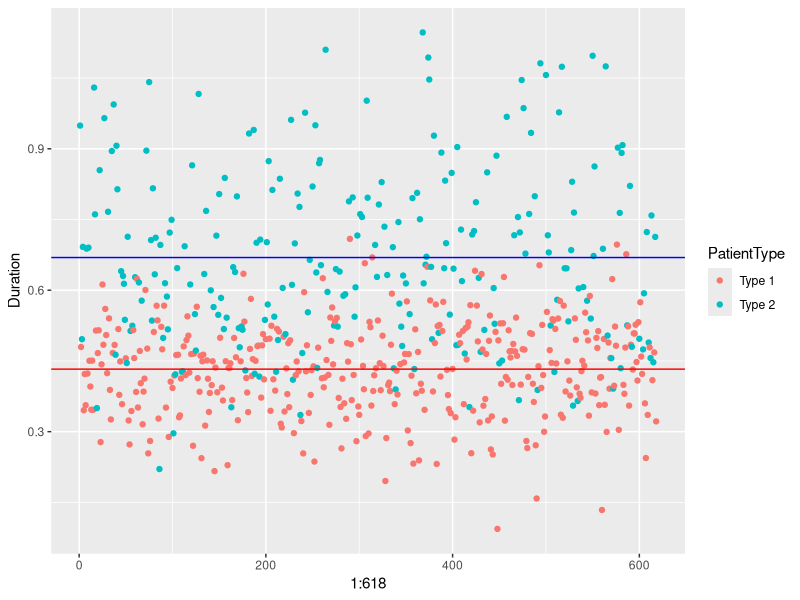
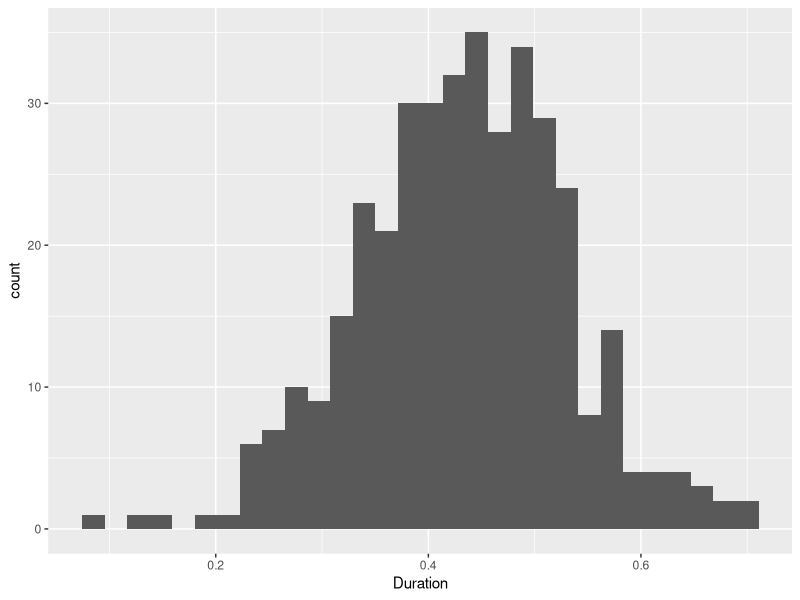
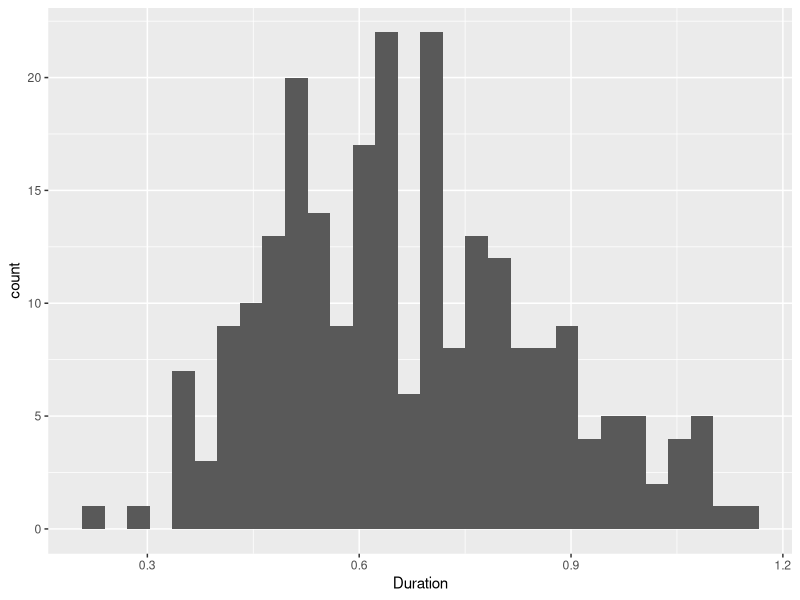
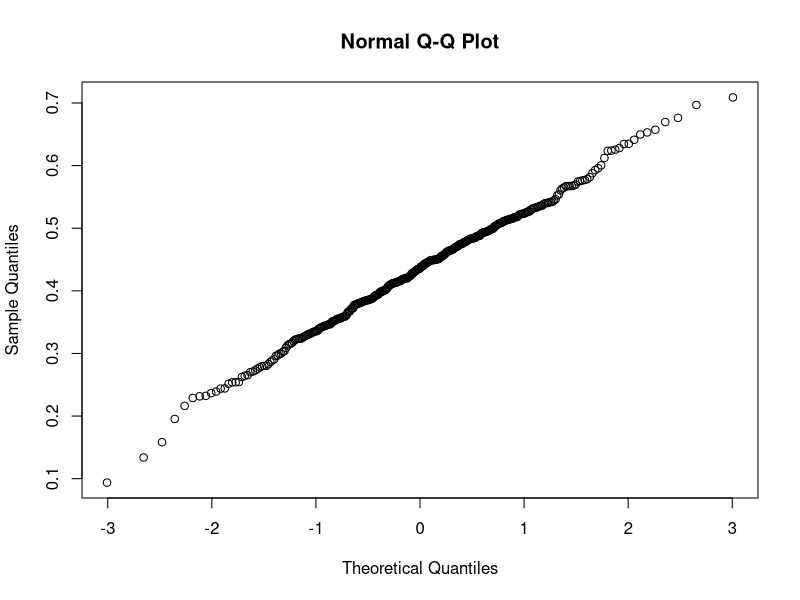
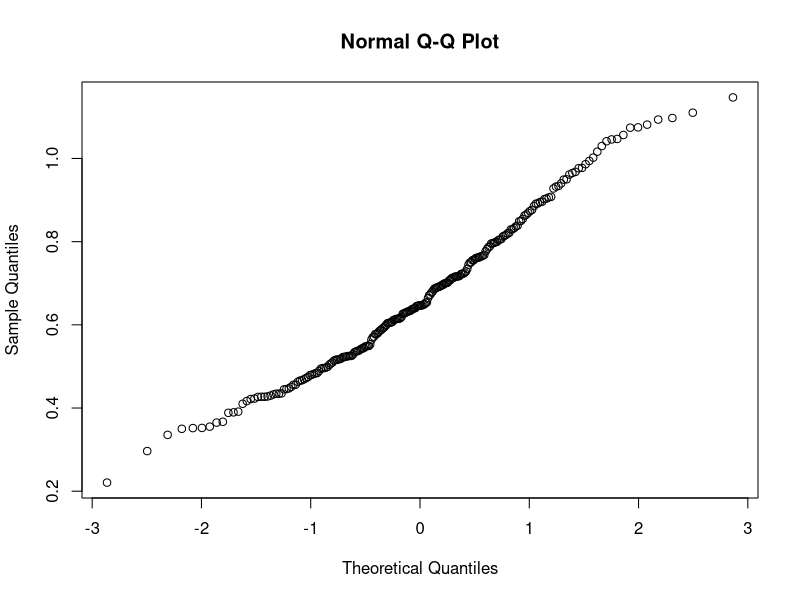
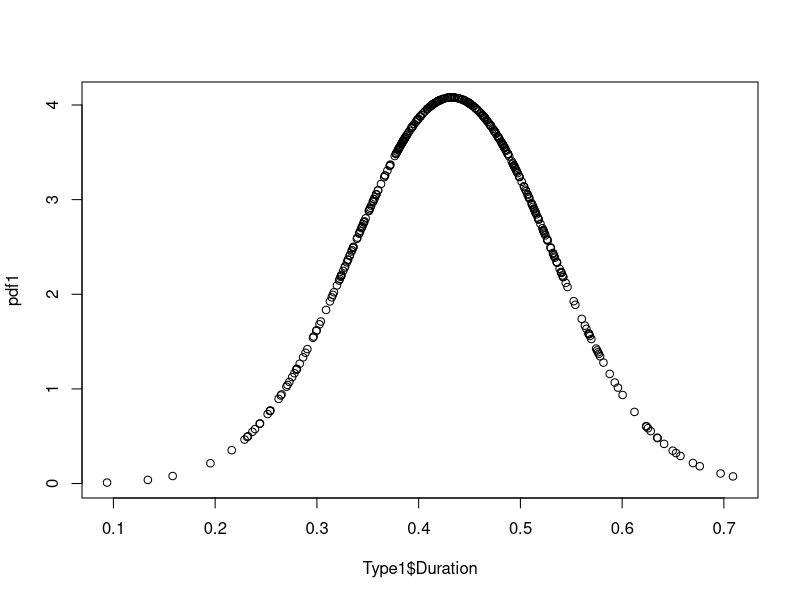
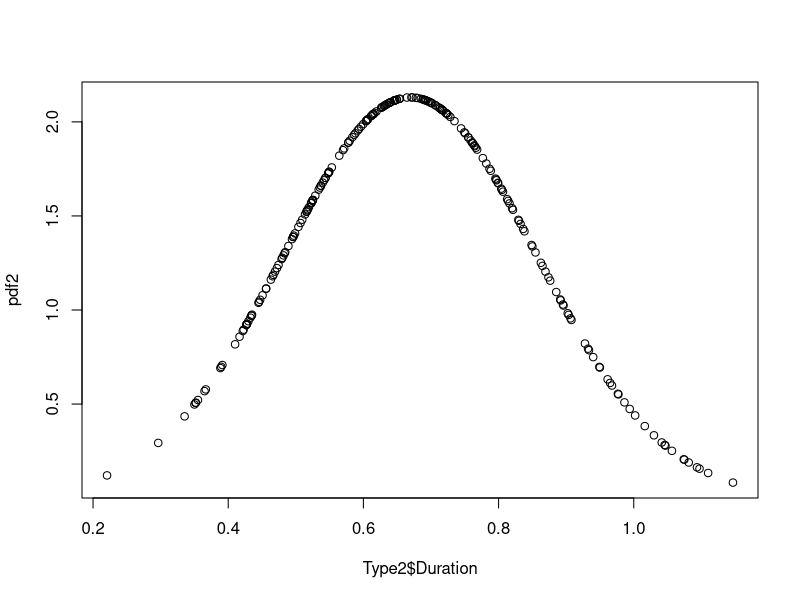
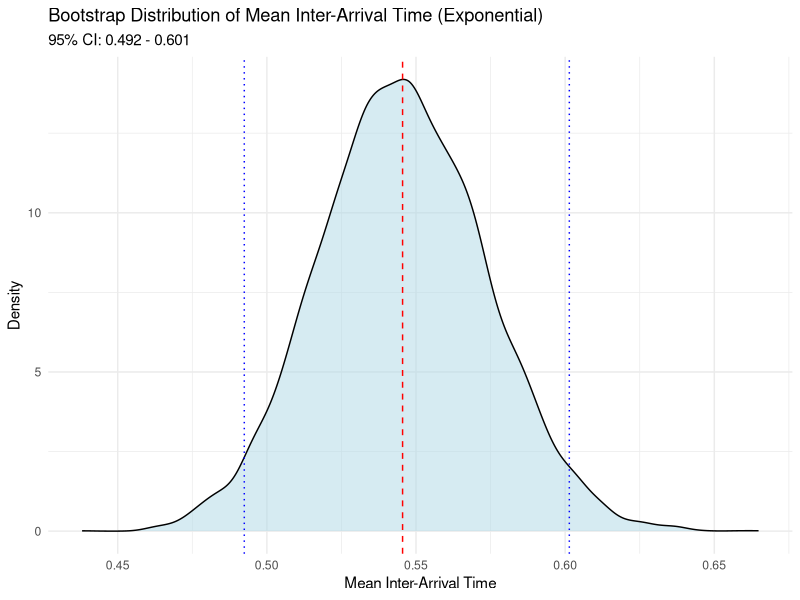

R code for these plots, in order:
rm(list=ls())
library(ggplot2)
library(MASS)
library(tidyverse)
library(zoo)

#Datasets
ScanRecords <- read.csv("ScanRecords.csv")
ScanRecords$Date <- as.Date(ScanRecords$Date)
Type1 <- dplyr::filter(ScanRecords, PatientType=="Type 1") 
Type2 <- dplyr::filter(ScanRecords, PatientType=="Type 2") 


#Duration Scatterplot 
ggplot(ScanRecords, aes(x=1:618, y=Duration, color = PatientType))+
  geom_point() +
  geom_hline(yintercept = mean(Type1$Duration), color = "red") +
  geom_hline(yintercept = mean(Type2$Duration), color = "blue")

#Duration Histogram
ggplot(Type1) + 
  geom_histogram(aes(x = Duration))
ggplot(Type2) + 
  geom_histogram(aes(x = Duration))

#Duration qqplots
qqnorm(Type1$Duration) #This suggests a normal distribution, which corresponds to the information given
qqnorm(Type2$Duration) #This one is bit weird 

#Duration Normal Distribution PDF plot
pdf1 <- dnorm(Type1$Duration, mean=mean(Type1$Duration), sd = sd(Type1$Duration))
plot(Type1$Duration, pdf1)
pdf2 <- dnorm(Type2$Duration, mean=mean(Type2$Duration), sd = sd(Type2$Duration))
plot(Type2$Duration, pdf2)

#Bootstrapping the mean duration for type 2 
X <- Type2$Duration
B <- 1000 

n <- length(X)                                          # Sample size
X.bar <- mean(X)                                        # Sample mean of X
St.Dev <- sd(X)                                         # Standard deviation of X

X.star_mean <- rep(NA, n)
X.star_sd <- rep(NA,n)

for (b in 1:B) {
  J <- sample.int(n, size = n, replace = TRUE)            # Draw the indices J
  X.star <- X[J]                                      # Draw the bootstrap sample
  X.star_mean[b] <- mean(X.star) 
  X.star_sd[b] <- sd(X.star)
}

mean_duration_type2 <- mean(X.star_mean) #these are the variables of interest to us
SD_duration_type2 <- mean(X.star_sd)

# Monte Carlo Study for the type 2 bootstrap mean (this can take long)
N = 2000
B = 500 
bias = rep(NA, N)
for (i in 1:N){
  mc_type2_duration <- rnorm(length(Type2$Duration),
                             mean = mean_duration_type2,
                             sd = SD_duration_type2)
  X.star_mean <- rep(NA, length(Type2$Duration))
  for (b in 1:B){
    J <- sample.int(length(Type2$Duration), size = length(Type2$Duration), replace = TRUE)
    X.star <- mc_type2_duration[J]                                      # Draw the bootstrap sample
    X.star_mean[b] <- mean(X.star) 
  }
  MCbootstrap_mean <- mean(X.star_mean)
  bias[i] <- MCbootstrap_mean - mean(mc_type2_duration)
}
avg_bias = mean(bias) #very low so should be good 


## BOOTSTRAP patient 1 arrival times with interarival times

# Calculate inter-arrival times
Type1 <- Type1 %>%
  group_by(Date) %>%
  mutate(
    InterArrivalTime = Time - lag(Time),  # Standard inter-arrival time within the same day
    FirstOfDay = row_number() == 1        # Flag for the first record of the day
  ) %>%
  ungroup()

# Handle first times of each day
Type1 <- Type1 %>%
  mutate(
    InterArrivalTime = ifelse(
      FirstOfDay,
      # If first record of the day, calculate time difference with lagged time + 9 hours (17,00 - 8,00 = 9,00)
      Time - lag(Time) + 9,
      InterArrivalTime
    )
  )

# Remove remaining NA values (the first time of the first day)
InterArrivalTimes <- Type1$InterArrivalTime[!is.na(Type1$InterArrivalTime)]

# Calculate rate parameter for exponential distribution
lambda <- 1 / mean(InterArrivalTimes)

# Perform bootstrapping based on exponential distribution
B <- 10000  # Number of bootstrap samples
bootstrap_means <- numeric(B)

for (b in seq_len(B)) {
  # Generate bootstrap sample from exponential distribution
  bootstrap_sample <- rexp(length(InterArrivalTimes), rate = lambda)
  bootstrap_means[b] <- mean(bootstrap_sample)
}

# Calculate bootstrapped mean and 95% confidence interval
bootstrapped_mean <- mean(bootstrap_means)
ci <- quantile(bootstrap_means, probs = c(0.025, 0.975))

# Print results
cat("Bootstrapped Mean Inter-Arrival Time (Exponential):", bootstrapped_mean, "\n")
cat("95% Confidence Interval for Mean Inter-Arrival Time (Exponential):", ci, "\n")

# Plot the bootstrap distribution
ggplot(data.frame(bootstrap_means = bootstrap_means), aes(x = bootstrap_means)) +
  geom_density(fill = "lightblue", alpha = 0.5) +
  geom_vline(xintercept = bootstrapped_mean, color = "red", linetype = "dashed") +
  geom_vline(xintercept = ci[1], color = "blue", linetype = "dotted") +
  geom_vline(xintercept = ci[2], color = "blue", linetype = "dotted") +
  labs(title = "Bootstrap Distribution of Mean Inter-Arrival Time (Exponential)",
       subtitle = paste("95% CI:", round(ci[1], 3), "-", round(ci[2], 3)),
       x = "Mean Inter-Arrival Time", y = "Density") +
  theme_minimal()
